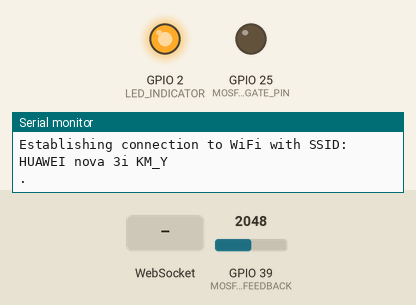
Recording of a sketch running on a simulated ESP32. Shown: output pins drawn as LEDs (lit = HIGH), the last lines printed to the serial monitor. The inputs (shaded band) are chosen by the test bench; at power-on: GPIO 39 (MOSFET_SOURCE_FEEDBACK) = 2048. WiFi joins after 1.5 s; servers stay silent unless stated.

Above: at 1.1 s.
At 3.2 s:
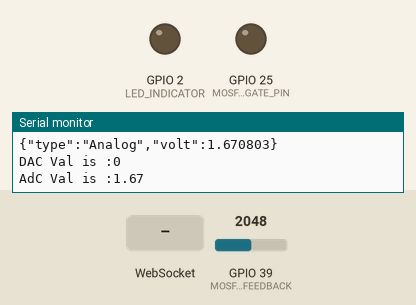
3.3 s: WebSocket text "1" received
Timing chart, 0 to 6.3 s (numbered marks = the images above; inputs shaded):
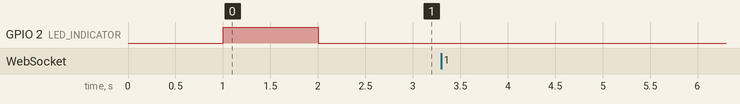

The sketch:

ESP_moS_satable.ino
```cpp
/*Main program

date of creation 02-Feb-2004

Auther K.M.Yadukriahnan
@ R L Jalappa Institute of Technology

follow @
github YadukrishnanKM https://github.com/YadukrishnanKM
instagram  kmy_126_

*/


#include "prog_config.h"

///////////////////////////////////////////////////////////////////////////////////////////////////////////////////////////////////////////////////////////////////////

WebServer server(80);                                 // the server uses port 80 (standard port for websites)
WebSocketsServer webSocket(81);                       // the webSocket uses port 81 (standard port for updates)

///////////////////////////////////////////////////////////////////////////////////////////////////////////////////////////////////////////////////////////////////////


String webpage = "<!DOCTYPE html><html lang=\"en\"><head><title>MoS Volt Ctrl</title></head><style>h1{ text-align:center; } p { text-align:center; } #p1 { color: #ff8400;text-align: center;      font-weight: bold;      font-style: oblique;    }    #BTN_SEND_BACK {      border: 50%%;      border-radius: 15px;      background-color: #85bef7;      color: rgb(0, 0, 0);      padding: 15px 32px;      text-align: center;      text-decoration: none;      font-weight: bolder;      display: inline-block;      font-size: 16px;      margin: 4px 2px;      cursor: pointer;    }    .slider {      -webkit-appearance: none;      width: 70%%;      height: 15px;      border-radius: 25px;      background: #8ee3fd;      outline: none;      opacity: 0.7;      -webkit-transition: 0.2s;      transition: opacity 0.2s;      margin: 240px;    }    .slider::-webkit-slider-thumb {      -webkit-appearance: none;      appearance: none;      width: 15px;      height: 25px;      border-radius: 15%%;      background: #ff8400;      cursor: pointer;    }    .slider::-moz-range-thumb {      width: 25px;      height: 25px;      border-radius: 50%;      background: #046daa;      cursor: pointer;    }  </style>  <body style=\"background-color: #150e0e\">    <span style=\"color: #85bef7\">      <h1>MOSFET Voltage Control (ESP-32)</h1>  <p>The current voltage is : <span id=\"volt1\">-</span></p> <div class=\"slidecontainer\">  <input  type=\"range\"  min=\"0\" max=\"194\"   value=\"0\" class=\"slider\" id=\"voltage_Range\" /> <p id=\"p1\">The slider voltage is : <span id=\"volt2\">-</span></p> <p id=\"p2\"><button type=\"button\" id=\"BTN_SEND_BACK\">send</button></p> </div> </span>  </body>  <script>    var Socket;    document      .getElementById(\"BTN_SEND_BACK\")      .addEventListener(\"click\", button_send_back);    var slider = document.getElementById(\"voltage_Range\");    var output = document.getElementById(\"volt2\");    var isShow = true;    output.innerHTML = slider.value;    update = () => {      output.innerHTML = (slider.value / 255) * 3.3;      console.log(slider.value);    };    slider.addEventListener(\"input\", update);    function init() {      Socket = new WebSocket(\"ws://\" + window.location.hostname + \":81/\");      Socket.onmessage = function (event) {        processCommand(event);      };    }    function button_send_back() {      var msg = {        type: \"Digi\",        value: slider.value,      };      Socket.send(JSON.stringify(msg));    }    function processCommand(event) {      var obj = JSON.parse(event.data);      document.getElementById(\"volt1\").innerHTML = obj.volt;      console.log(ob.type, \" , \", obj.volt);    }    window.onload = function (event) {      init();    };  </script></html>";


void setup() {
  // put your setup code here, to run once:
  pinMode(LED_INDICATOR, OUTPUT);     //setup the indicatior pin
  analogSetWidth(4095);              // setup the analog bits (4095 for 12bit)
  Serial.begin(115200);              // initiate the serial comunication

  WiFi.begin(ssid, password);                                                               //initiate Wifi
  Serial.println("Establishing connection to WiFi with SSID: " + String(ssid));

  com_check();                                                                              // check the connectoin

  server.on("/", []()
    {
      server.send(200, "text/html", webpage);
    }
  );

  server.begin();
  webSocket.begin();
  webSocket.onEvent(webSocketEvent);

}

void loop() {
  // put your main code here, to run repeatedly:
  server.handleClient();                              // Needed for the webserver to handle all clients

  webSocket.loop();

  now = millis();

  if ((unsigned long)(now - hardware_ADC_Millies) > ADC_interval){
    MOSFET_SOURCE_FEEDBACK_voltage();
    delay(100);
    MOSFET_GATE_FEEDBACK_voltage();
    hardware_ADC_Millies = now;
  }

  if ((unsigned long)(now - Web_event_init_Millies) > WEB_interval){

    Send_info_Json(gate_feedback_voltage);

    Serial.print("DAC Val is :");
    Serial.println(DAC_Value);
    Serial.print("AdC Val is :");
    Serial.println(gate_feedback_voltage);


    Web_event_init_Millies = now;
  }
}

void Send_info_Json(float ADC_val){

  String jsonString = "";
  StaticJsonDocument<200> doc;                      // create a JSON container
  JsonObject object = doc.to<JsonObject>();

  object["type"] = "Analog";
  object["volt"] = ADC_val;
  serializeJson(doc, jsonString);                   // convert JSON object to string
  Serial.println(jsonString);                       // print JSON string to console for debug purposes (you can comment this out)
  webSocket.broadcastTXT(jsonString);
}
```

prog_config.cpp
```cpp
#include <cstdint>
#include "esp32-hal-adc.h"
#include "esp32-hal.h"
#include "esp32-hal-gpio.h"

#include "Server.h"
#include <WiFi.h>
#include "WebSocketsServer.h"

#include <ArduinoJson.h>

#define MOSFET_GATE_PIN 25
#define MOSFET_GATE_FEEDBACK 36
#define MOSFET_SOURCE_FEEDBACK 39
#define LED_INDICATOR 2
#define DAC_PIN 25

#define ADC_16_bit_CONVERSION(adc_val) adc_val*(3.3/4045)

uint8_t DAC_Value;;
bool led_indicaror_state;

volatile float source_feedback_voltage;
volatile float gate_feedback_voltage;


////////////////////////////////////////////////////////////////////////////////////////////////////

void com_check(void){
  /*check the wifi connection */
  while (WiFi.status() != WL_CONNECTED) {
    delay(1000);
    Serial.print(".");
    led_indicaror_state = digitalRead(LED_INDICATOR);
    digitalWrite(LED_INDICATOR,(1^led_indicaror_state));

  }

  Serial.print("Connected to network with IP address: ");
  Serial.println(WiFi.localIP());
}

////////////////////////////////////////////////////////////////////////////////////////////////////

float MOSFET_SOURCE_FEEDBACK_voltage(void){
  /* calculathe the Mosfet source voltage*/

  source_feedback_voltage = analogRead(MOSFET_SOURCE_FEEDBACK);
  source_feedback_voltage = ADC_16_bit_CONVERSION(source_feedback_voltage);
  return source_feedback_voltage;
}

////////////////////////////////////////////////////////////////////////////////////////////////////

float MOSFET_GATE_FEEDBACK_voltage(void){
  /* calculathe the Mosfet Gate voltage*/

  gate_feedback_voltage = analogRead(MOSFET_SOURCE_FEEDBACK);
  gate_feedback_voltage = ADC_16_bit_CONVERSION(gate_feedback_voltage);
  return gate_feedback_voltage;
}

////////////////////////////////////////////////////////////////////////////////////////////////////

void webSocketEvent(byte num, WStype_t type, uint8_t * payload, size_t length){

  switch (type) {                                     // switch on the type of information sent
    case WStype_DISCONNECTED:                         // if a client is disconnected, then type == WStype_DISCONNECTED
      Serial.println("Client " + String(num) + " disconnected");
      break;

    case WStype_CONNECTED:                            // if a client is connected, then type == WStype_CONNECTED
      Serial.println("Client " + String(num) + " connected");
      // optionally you can add code here what to do when connected
      break;

    case WStype_TEXT:                                 // if a client has sent data, then type == WStype_TEXT
      // try to decipher the JSON string received
      StaticJsonDocument<200> doc;                    // create a JSON container
      DeserializationError error = deserializeJson(doc, payload);

      if (error) {
        Serial.print(F("deserializeJson() failed: "));
        Serial.println(error.f_str());
        return;
      }

      else {
        // JSON string was received correctly, so information can be retrieved:
        const char* in_type = doc["type"];
        DAC_Value = doc["value"];
        dacWrite(MOSFET_GATE_PIN,DAC_Value);
        dacWrite(MOSFET_GATE_PIN,DAC_Value);      // conformation in case of VHS Switching event
        delay(100);                               //100 microsecond dely

      }

      Serial.println("");
      break;
  }

}
```

prog_config.h
```cpp
#ifndef PROG_CONFIG
#define PROG_CONFIG

#include <WiFi.h>

#include <Server.h>
#include <WiFiClient.h>
#include <WebServer.h>
#include "WebSocketsServer.h"

#include <ArduinoJson.h>

#define MOSFET_GATE_PIN 25
#define MOSFET_GATE_FEEDBACK 36
#define MOSFET_SOURCE_FEEDBACK 39
#define LED_INDICATOR 2
#define DAC_PIN 25

unsigned long now;
unsigned long hardware_ADC_Millies = 0;
unsigned long Web_event_init_Millies = 0;
uint16_t ADC_interval = 500;
uint16_t WEB_interval = 500;

static const String ssid = "HUAWEI nova 3i KM_Y";
static const String password = "1@#_s-27R93";

extern uint8_t DAC_Value;
extern bool led_indicaror_state;

extern volatile float source_feedback_voltage;
extern volatile float gate_feedback_voltage;

void com_check(void);

float MOSFET_SOURCE_FEEDBACK_voltage(void);

float MOSFET_GATE_FEEDBACK_voltage(void);

void webSocketEvent(byte num, WStype_t type, uint8_t * payload, size_t length);

#endif
```
